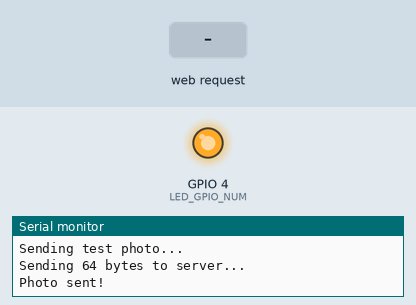
A program run on a simulated ESP32. Parts: output pins drawn as LEDs (lit = HIGH), the last lines printed to the serial monitor. The test bench sets the inputs (shaded band). WiFi joins after 1.5 s; servers stay silent unless stated; uploads are accepted with an empty reply; the camera gives no picture.

Above: at 5.2 s.
5.3 s: HTTP request GET /capture received
At 30.01 s:
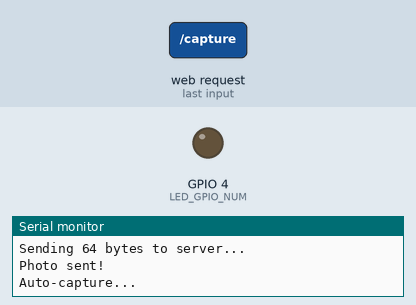
Timing chart, 0 to 31.5 s (numbered marks = the images above; inputs shaded):
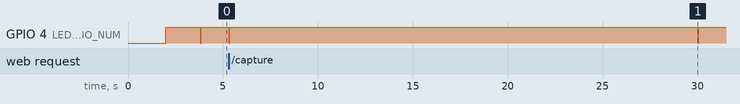

The program:

main.cpp
```cpp
// ESP32-CAM Multi-Camera Node
// Pushes photos to central server on trigger

#include <Arduino.h>
#include <WiFi.h>
#include <HTTPClient.h>
#include "esp_camera.h"

// AI-Thinker ESP32-CAM pins
#define PWDN_GPIO_NUM     32
#define XCLK_GPIO_NUM      0
#define SIOD_GPIO_NUM     26
#define SIOC_GPIO_NUM     27
#define Y9_GPIO_NUM       35
#define Y8_GPIO_NUM       34
#define Y7_GPIO_NUM       39
#define Y6_GPIO_NUM       36
#define Y5_GPIO_NUM       21
#define Y4_GPIO_NUM       19
#define Y3_GPIO_NUM       18
#define Y2_GPIO_NUM        5
#define VSYNC_GPIO_NUM    25
#define HREF_GPIO_NUM     23
#define PCLK_GPIO_NUM     22
#define LED_GPIO_NUM       4

// CONFIGURATION - EDIT THESE
const char* WIFI_SSID = "SpectrumSetup-617D";
const char* WIFI_PASS = "smoothcurrent945";
const char* DEVICE_ID = "cam-01";  // Change for each camera: cam-02, cam-03, etc.
const char* SERVER_URL = "http://192.168.1.139:5555/capture";  // Your Mac's IP

// Camera settings
const int CAPTURE_INTERVAL = 30000;  // Auto-capture every 30 seconds (0 to disable)

WiFiServer cmdServer(8080);  // Command server for remote trigger
bool cameraReady = false;
unsigned long lastCapture = 0;

bool initCamera() {
  camera_config_t cfg;
  cfg.ledc_channel = LEDC_CHANNEL_0;
  cfg.ledc_timer = LEDC_TIMER_0;
  cfg.pin_pwdn = PWDN_GPIO_NUM;
  cfg.pin_reset = -1;
  cfg.pin_xclk = XCLK_GPIO_NUM;
  cfg.pin_sccb_sda = SIOD_GPIO_NUM;
  cfg.pin_sccb_scl = SIOC_GPIO_NUM;
  cfg.pin_d7 = Y9_GPIO_NUM;
  cfg.pin_d6 = Y8_GPIO_NUM;
  cfg.pin_d5 = Y7_GPIO_NUM;
  cfg.pin_d4 = Y6_GPIO_NUM;
  cfg.pin_d3 = Y5_GPIO_NUM;
  cfg.pin_d2 = Y4_GPIO_NUM;
  cfg.pin_d1 = Y3_GPIO_NUM;
  cfg.pin_d0 = Y2_GPIO_NUM;
  cfg.pin_vsync = VSYNC_GPIO_NUM;
  cfg.pin_href = HREF_GPIO_NUM;
  cfg.pin_pclk = PCLK_GPIO_NUM;
  cfg.xclk_freq_hz = 20000000;
  cfg.pixel_format = PIXFORMAT_JPEG;
  cfg.frame_size = FRAMESIZE_SVGA;  // 800x600
  cfg.jpeg_quality = 10;
  cfg.fb_count = 1;

  esp_err_t err = esp_camera_init(&cfg);
  return (err == ESP_OK);
}

bool sendPhoto() {
  if (!cameraReady) return false;

  digitalWrite(LED_GPIO_NUM, LOW);  // LED on
  camera_fb_t *fb = esp_camera_fb_get();
  digitalWrite(LED_GPIO_NUM, HIGH); // LED off

  if (!fb) {
    Serial.println("Capture failed");
    return false;
  }

  Serial.printf("Sending %d bytes to server...\n", fb->len);

  HTTPClient http;
  http.setTimeout(10000);
  http.begin(SERVER_URL);
  http.addHeader("Content-Type", "image/jpeg");
  http.addHeader("X-Device-ID", DEVICE_ID);

  int httpCode = http.POST(fb->buf, fb->len);
  esp_camera_fb_return(fb);

  if (httpCode == 200) {
    Serial.println("Photo sent!");
    http.end();
    return true;
  } else {
    Serial.printf("Send failed: %d\n", httpCode);
    http.end();
    return false;
  }
}

void setup() {
  Serial.begin(115200);
  delay(2000);

  Serial.println("\n=== ESP32-CAM Node ===");
  Serial.printf("Device: %s\n", DEVICE_ID);

  pinMode(LED_GPIO_NUM, OUTPUT);
  digitalWrite(LED_GPIO_NUM, HIGH);

  // Init camera
  cameraReady = initCamera();
  Serial.println(cameraReady ? "Camera OK" : "Camera FAIL");

  // Connect WiFi
  WiFi.mode(WIFI_STA);
  WiFi.setHostname(DEVICE_ID);
  WiFi.begin(WIFI_SSID, WIFI_PASS);

  Serial.print("WiFi connecting");
  int tries = 0;
  while (WiFi.status() != WL_CONNECTED && tries < 40) {
    delay(500);
    Serial.print(".");
    tries++;
  }

  if (WiFi.status() != WL_CONNECTED) {
    Serial.println("\nWiFi FAIL - restarting");
    ESP.restart();
  }

  Serial.printf("\nIP: %s\n", WiFi.localIP().toString().c_str());
  Serial.printf("Server: %s\n", SERVER_URL);

  // Start command server
  cmdServer.begin();
  Serial.println("Command server on port 8080");

  // Send initial photo
  Serial.println("Sending test photo...");
  sendPhoto();
}

void loop() {
  // Check for remote trigger commands
  WiFiClient client = cmdServer.available();
  if (client) {
    String req = client.readStringUntil('\r');
    client.readStringUntil('\n');

    if (req.indexOf("CAPTURE") >= 0 || req.indexOf("/capture") >= 0) {
      Serial.println("Remote trigger received!");
      client.println("HTTP/1.1 200 OK");
      client.println("Content-Type: text/plain");
      client.println();

      if (sendPhoto()) {
        client.println("OK");
      } else {
        client.println("FAIL");
      }
      client.stop();
    } else {
      client.println("HTTP/1.1 200 OK");
      client.println("Content-Type: text/plain");
      client.println();
      client.printf("ESP32-CAM %s\n", DEVICE_ID);
      client.printf("Status: %s\n", cameraReady ? "READY" : "ERROR");
      client.stop();
    }
  }

  // Auto-capture
  if (CAPTURE_INTERVAL > 0 && millis() - lastCapture > CAPTURE_INTERVAL) {
    Serial.println("Auto-capture...");
    sendPhoto();
    lastCapture = millis();
  }

  // WiFi reconnect
  if (WiFi.status() != WL_CONNECTED) {
    Serial.println("WiFi lost, reconnecting...");
    WiFi.reconnect();
    delay(5000);
  }

  delay(10);
}
```

Measured:
- by itself, GPIO 4 (LED_GPIO_NUM): alternates HIGH for 24.6 s and LOW for 0.06 s
